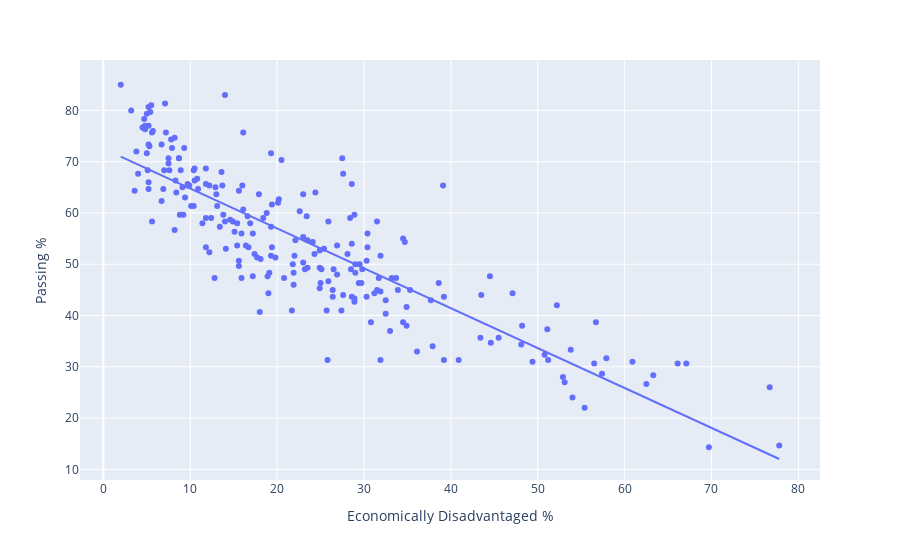

Notebook code cell kept with this figure:
### Code cell
#Strongest correlation graph
p3=px.scatter(df,x="Economically Disadvantaged %",y="Passing %",hover_data=
              {"district_name"},trendline="ols")
p3.show()

### Figure 1 — Plotly figure (JSON) as saved in the notebook; plotly's stock layout.template omitted (floating-point values rounded to 4 significant figures; data arrays with more than 128 entries replaced by an {"elided": "..."} marker saying what was removed)
{"data": [{"customdata": {"elided": "228x1 str values"}, "hovertemplate": "Economically Disadvantaged %=%{x}<br>Passing %=%{y}<br>district_name=%{customdata[0]}<extra></extra>", "legendgroup": "", "marker": {"color": "#636efa", "symbol": "circle"}, "mode": "markers", "name": "", "orientation": "v", "showlegend": false, "type": "scatter", "x": {"elided": "228 float values"}, "xaxis": "x", "y": {"elided": "228 float values"}, "yaxis": "y"}, {"hovertemplate": "<b>OLS trendline</b><br>Passing % = -0.777904 * Economically Disadvantaged % + 72.5427<br>R<sup>2</sup>=0.736020<br><br>Economically Disadvantaged %=%{x}<br>Passing %=%{y} <b>(trend)</b><extra></extra>", "legendgroup": "", "marker": {"color": "#636efa", "symbol": "circle"}, "mode": "lines", "name": "", "showlegend": false, "type": "scatter", "x": {"elided": "228 float values"}, "xaxis": "x", "y": {"elided": "228 float values"}, "yaxis": "y"}], "layout": {"legend": {"tracegroupgap": 0}, "margin": {"t": 60}, "xaxis": {"anchor": "y", "domain": [0, 1], "title": {"text": "Economically Disadvantaged %"}}, "yaxis": {"anchor": "x", "domain": [0, 1], "title": {"text": "Passing %"}}}}
